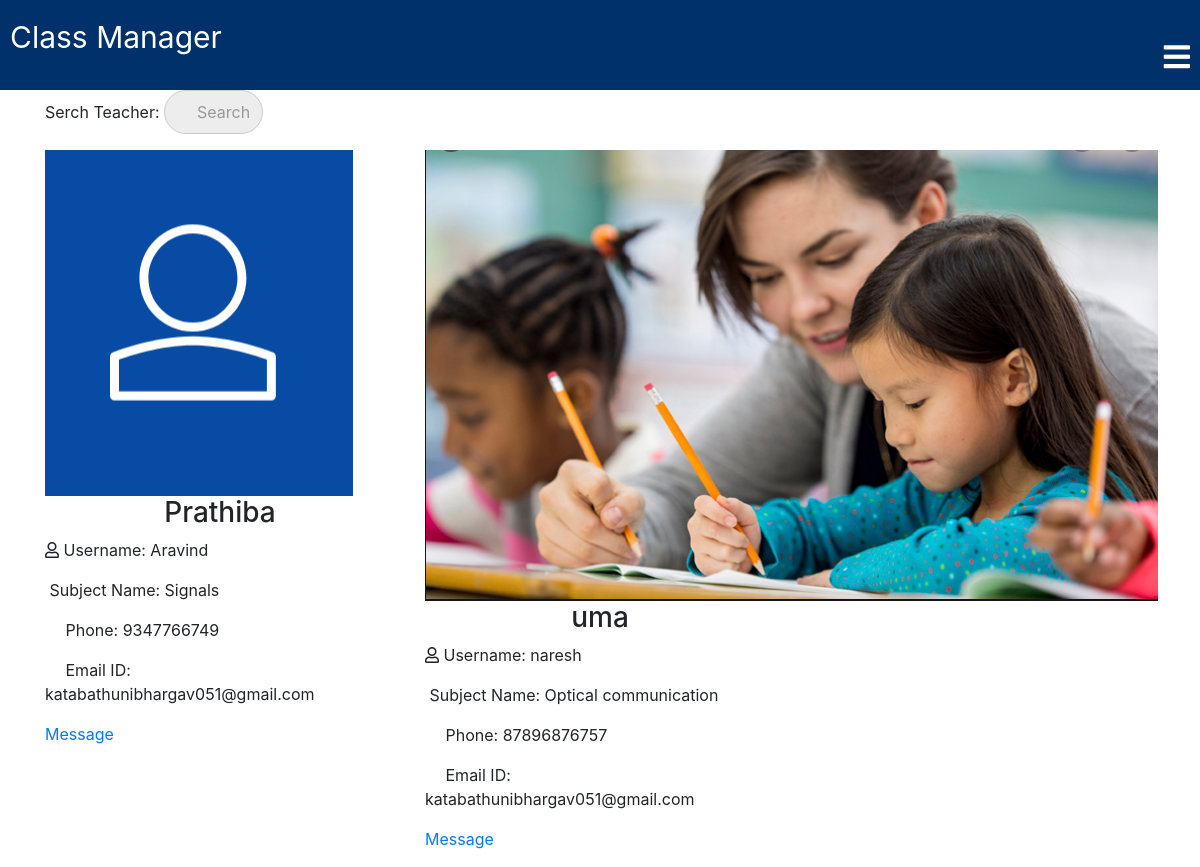
The app's page /classroom/teachers_list/ with its own data.
### classroom/models.py (models this page shows, shortened)
class Teacher(models.Model):
    user = models.OneToOneField(User,on_delete=models.CASCADE,primary_key=True,related_name='Teacher',max_length=250)
    name = models.CharField(max_length=250)
    subject_name = models.CharField(max_length=250)
    email = models.EmailField(max_length=254)
    phone = models.IntegerField()
    teacher_profile_pic = models.ImageField(upload_to="classroom/teacher_profile_pic",blank=True)
    class_students = models.ManyToManyField(Student,through="StudentsInClass")

class User(AbstractUser):
    is_student = models.BooleanField(default=False)
    is_teacher = models.BooleanField(default=False)

### classroom/views.py (the view)
# urls.py: path('teachers_list/',views.teachers_list,name="teachers_list"),
def teachers_list(request):
    query = request.GET.get("q", None)
    qs = Teacher.objects.all()
    if query is not None:
        qs = qs.filter(
                Q(name__icontains=query)
                )
    context = {
        "teachers_list": qs,
    }
    template = "classroom/teachers_list.html"
    return render(request, template, context)

### template/classroom/teachers_list.html (shortened to what this page needs)
{% extends "classroom/base.html" %}
{% load static %}
{% block content %}
<div class="student-list">
<div class="container">
  <form method='GET' action="{% url 'classroom:teachers_list' %}">
    <p>Serch Teacher: <input type='search' name='q' placeholder='Search'></p>
  </form>
  <div class="row">
  {% for teacher in teachers_list %}
  <div class="col-6 col-md-4">
  <div class="student-box">
    <div class="imgBx">
      {% if teacher.teacher_profile_pic %}
      <img src="{{ teacher.teacher_profile_pic.url }}" alt="">
      {% else %}
      {% if forloop.counter0|divisibleby:"2" %}
      <img src="{% static 'images/login-avatar.PNG' %}" alt="">
      {% else %}
      <img src="{% static 'images/login-avatar-2.PNG' %}" alt="">
      {% endif %}
      {% endif %}
    </div>
    <div class="content">
      <h3>{{ teacher.name }}</h3>
      <p><i class="far fa-user"></i> Username: {{ teacher.user.username }}</p>
      <p> Subject Name: {{ teacher.subject_name }}</p>
      <p><i class="far fa-phone"></i> Phone: {{ teacher.phone }}</p>
      <p><i class="far fa-envelope-open-text"></i> Email ID: {{ teacher.email }}</p>
      <a href="{% url 'classroom:write_message' pk=teacher.pk %}"><p class="add-button">Message</p> </a>
    </div>
  </div>
  </div>
  {% endfor %}
  </div>
</div>
</div>
{% endblock %}

### template/classroom/base.html (shortened to what this page needs)
<!DOCTYPE html>
{% load static %}
<html lang="en" dir="ltr">
  <head>
<link rel="stylesheet" href="https://maxcdn.bootstrapcdn.com/bootstrap/4.5.0/css/bootstrap.min.css">
    <link rel="stylesheet" href="{% static 'css/base.css' %}">
    <link rel="stylesheet" href="{% static 'css/searchbar.css' %}">
    <link rel="stylesheet" href="{% static 'css/newbase.css' %}">
    <link rel="stylesheet" href="https://pro.fontawesome.com/releases/v5.10.0/css/all.css">
    {% load bootstrap4 %}
    {% bootstrap_css %}
  </head>
  <body>
    <nav>
      <div class="toggle">
        <a href="{% url 'home' %}">Class Manager</a>
        <i class="fa fa-bars menu"></i>
      </div>
    </nav>
      {% block content %}
      {% endblock %}
  </body>
</html>

### static/css/base.css (style rules this page uses)
nav { width: 100%; background: #00316b; margin-bottom: 0; }
.toggle { width: 100%; padding: 10px; background: #00316b; text-align: right; box-sizing: border-box; color: #fff; font-size: 30px; display: block; }
.toggle a { text-align: left; display: block; color: #fff; text-decoration: none; margin-top:5px; margin-bottom: -25px; padding: 0px; }
.student-signup-form h1,h3 { margin: 10px; padding: 0; text-align: center; font-size: 40px; font-weight: 300; opacity: 1; }

### static/css/searchbar.css (style rules this page uses)
input { outline: none; }
input[type=search] { -webkit-appearance: textfield; -webkit-box-sizing: content-box; font-family: inherit; font-size: 100%; }
input[type=search] { background: #ededed url(https://static.tumblr.com/ftv85bp/MIXmud4tx/search-icon.png) no-repeat 9px center; border: solid 1px #ccc; padding: 9px 10px 9px 32px; width: 55px; -webkit-border-radius: 10em; -moz-border-radius: 10em; border-radius: 10em; -webkit-transition: all .5s; -moz-transition: all .5s; transition: all .5s; }

### static/css/newbase.css (style rules this page uses)
nav { width: 100%; background: #00316b; margin-bottom: 0; }
.toggle { width: 100%; padding: 10px; background: #00316b; text-align: right; box-sizing: border-box; color: #fff; font-size: 30px; display: block; }
.toggle a { text-align: left; display: block; color: #fff; text-decoration: none; margin-top:5px; margin-bottom: -25px; padding: 0px; }
.student-signup-form h1,h3 { margin: 10px; padding: 0; text-align: center; font-size: 40px; font-weight: 300; opacity: 1; }

### records on screen
Teacher: name "Prathiba", user.username "Aravind", subject_name "Signals", phone "9347766749", email "katabathunibhargav051@gmail.com"
Teacher: teacher_profile_pic (picture), name "uma", user.username "naresh", subject_name "Optical communication", phone "87896876757", email "katabathunibhargav051@gmail.com"
